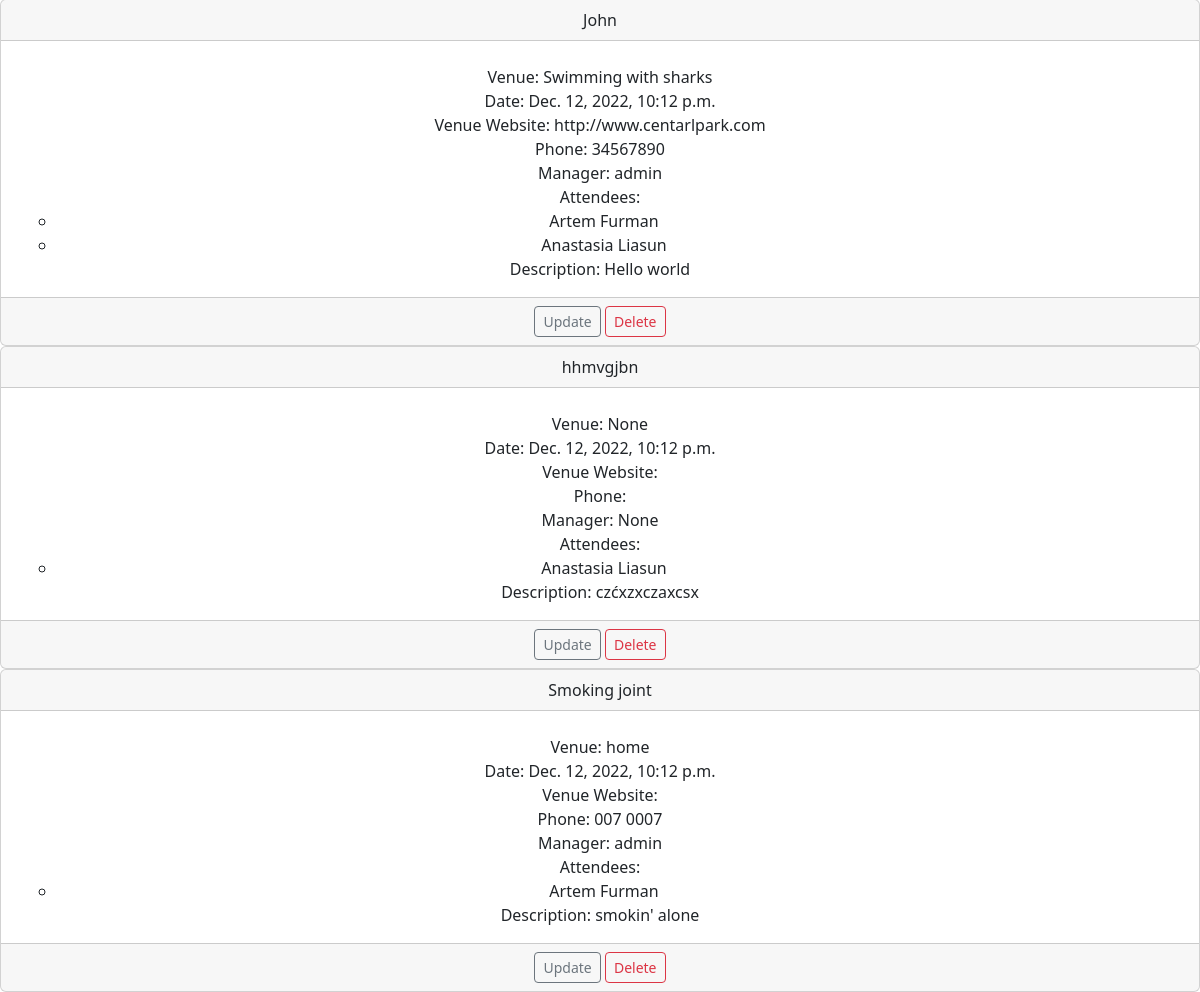
The page /events (lower part) on the database as committed earlier.
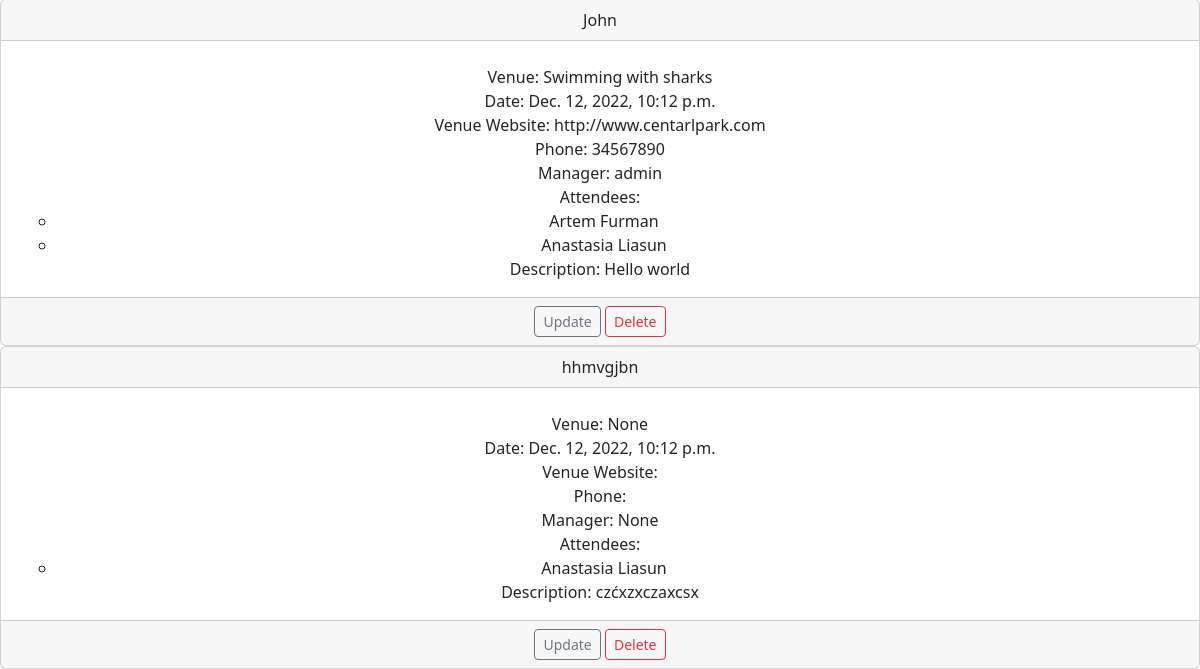
The same page on the database as committed later.
### events/models.py (models this page shows, shortened)
class Event(models.Model):
    name = models.CharField('Event Name', max_length=120)
    event_date = models.DateTimeField('Event Date')
    venue = models.ForeignKey(Venue, blank=True, null=True, on_delete=models.CASCADE)
    manager = models.ForeignKey(User, blank=True, null=True, on_delete=models.SET_NULL)
    description = models.TextField(blank=True)
    attendees = models.ManyToManyField(MyClubUser, blank=True)

class Venue(models.Model):
    name = models.CharField('Venue Name', max_length = 120)
    address = models.CharField(max_length = 300)
    zip_code = models.CharField('Zip Code', max_length = 15)
    phone = models.CharField('Contact Phone', max_length = 25, blank=True)
    web = models.URLField('Website Address', blank=True)
    email_address = models.EmailField('Email Address', blank=True)
    def __str__(self):
        return self.name

class MyClubUser(models.Model):
    first_name =models.CharField('Event Name', max_length=30)
    last_name = models.CharField('Event Name', max_length=30)
    email = models.EmailField("User Email")
    def __str__(self):
        return self.first_name + " " + self.last_name

### events/views.py (the view)
# urls.py: path('events', views.all_events, name='list-events'),
def all_events(request):
    event_list = Event.objects.all().order_by('event_date')
    return render(request, 'events/event_list.html', {
        "event_list": event_list
    })

### events/templates/events/event_list.html (shortened to what this page needs)
{% extends 'events/base.html' %}
{% block content %}
    {% for event in event_list %}
        <div class="card text-center">
            <div class="card-header">
            {{ event.name }}
            </div>
            <div class="card-body">
                <ul class="no-bullets">
                    <li><h5 class="card-title"></h5>Venue: {{ event.venue }}</h5></li>
                    <li>Date: {{ event.event_date }}</li>
                    <li>Venue Website: {{ event.venue.web}}</li>
                    <li>Phone: {{ event.venue.phone}}</li>
                    <li>Manager: {{ event.manager }}</li>
                    <li> Attendees:
                        <ul>
                            {% for user in event.attendees.all %}
                            <li>{{ user }}</li>
                            {% endfor %}
                    </ul>
                </ul>
            <p class="card-text">Description: {{ event.description }}</p>
            </div>
            <div class="card-footer text-muted">
                <a href="{% url 'update-event' event.id %}" class="btn btn-outline-secondary btn-sm">Update</a>
                <a href="{% url 'delete-event' event.id %}" class="btn btn-outline-danger btn-sm">Delete</a>
            </div>
        </div>
    {% endfor %}
{% endblock %}

Rows that differ between the two databases and show on the page:
removed Event: name "Smoking joint", venue "home", event_date "Dec. 12, 2022, 10:12 p.m.", venue.phone "007 0007", manager "admin", description "smokin' alone", MyClubUser (first_name+last_name "Artem Furman")
